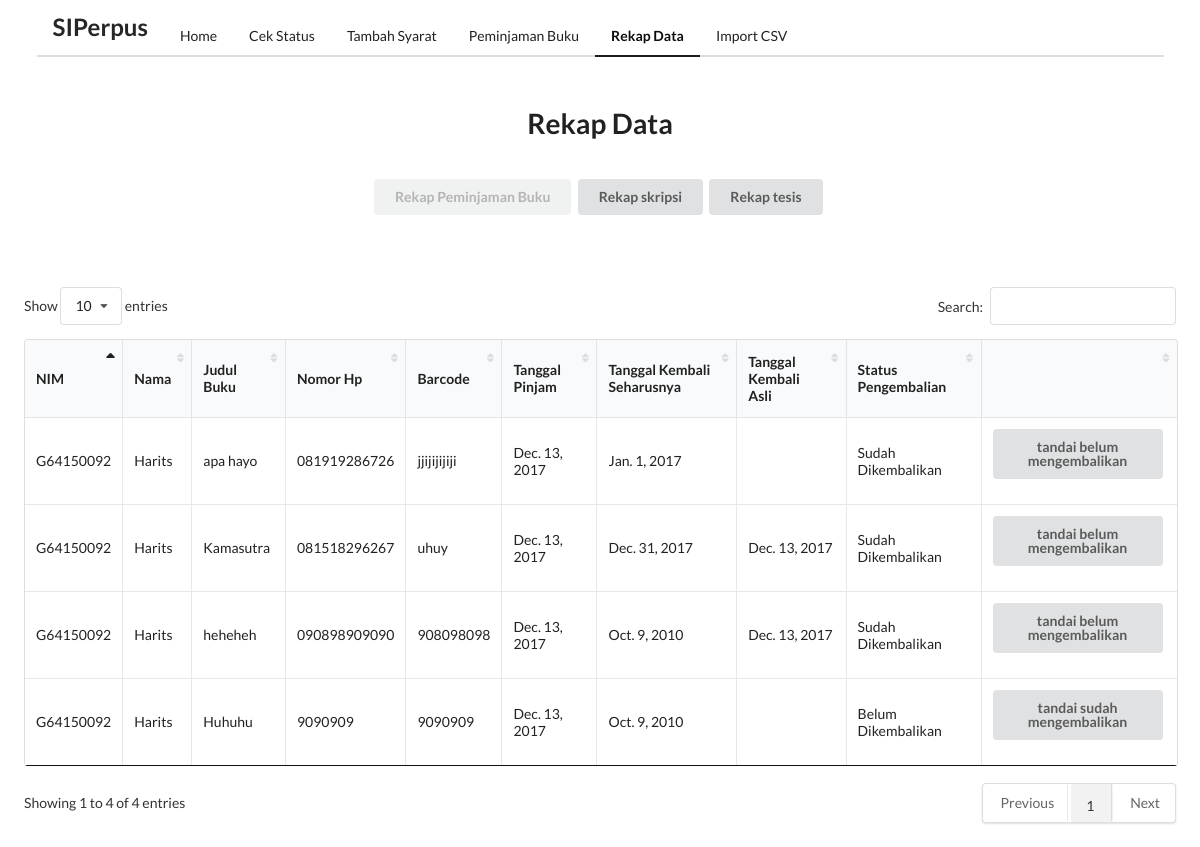
/rekap_data/, run on an earlier commit of the app's database.
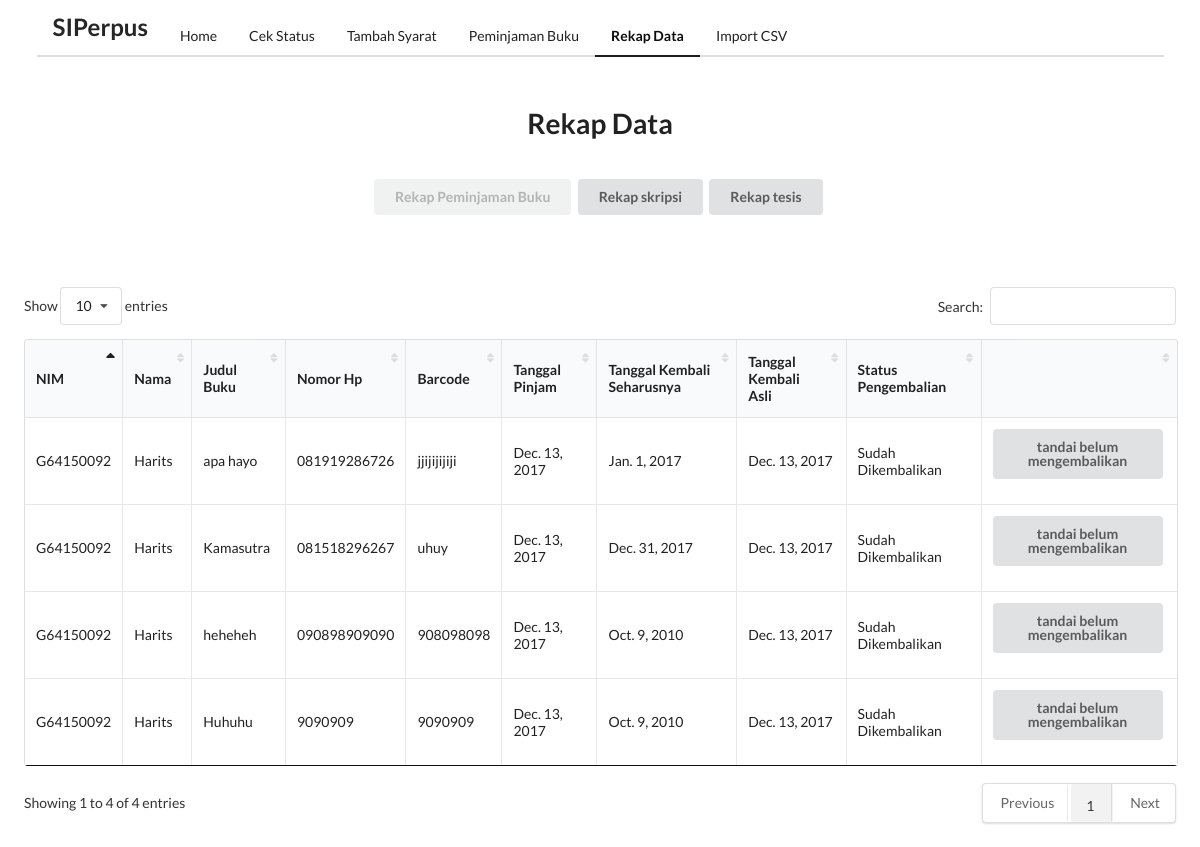
And on a later commit of the database.
### polls/models.py (models this page shows, shortened)
class Peminjaman(models.Model):
	nama = models.CharField(max_length=200)
	NIM = models.CharField(max_length=200)
	judul = models.CharField(max_length=200)
	phone = models.CharField(max_length=200)
	barcode = models.CharField(max_length=200)
	pengarang = models.CharField(max_length=200)
	tanggal_pinjam = models.DateTimeField(null=True, blank=True)
	tanggal_kembali = models.DateTimeField(null=True, blank=True)
	tanggal_kembali_riil = models.DateTimeField(null=True, blank=True)
	status = models.BooleanField(default=0)
	pub_date = models.DateTimeField(default=timezone.now())
	class Meta:
		db_table = u'polls_Peminjaman'

### polls/views.py (the view)
# urls.py: url(r'^rekap_data/$', views.rekap_data.as_view(), name='rekap_data'),
class rekap_data(generic.ListView):
	model = Peminjaman
	template_name = 'polls/rekap_data.html'
	context_object_name = 'rekap_pinjaman'
	def get_queryset(self):
		return Peminjaman.objects.all().order_by("id")

### polls/templates/polls/rekap_data.html (shortened to what this page needs)
<html>
{% load static %}
<head>
  <link rel="stylesheet" type="text/css" href="{% static 'semantic/semantic.min.css' %}">
  <link rel="stylesheet" type="text/css" href="{% static 'tables/dataTables.semanticui.min.css' %}">
  <link rel="stylesheet" type="text/css" href="{% static 'tables/jquery.dataTables.min.css' %}">
</head>
<body>
  <div class="ui  container">
    <div class="ui  secondary pointing menu">
      <div class="header item">
        <h2>SIPerpus</h2>
      </div>
      <a class="item" href="/">
                    Home
                    </a>
      <a class="item" href="/cek_status">
                    Cek Status
                    </a>
      <a class="item" href="/tambah_data">
                    Tambah Syarat
                    </a>
      <a class="item" href="/Peminjaman">
                    Peminjaman Buku
                    </a>
      <a class="active item">
                    Rekap Data
                    </a>
      <a class="item" href="/import_csv">
                    Import CSV
                    </a>
    </div>
  </div>
  <h1 class="ui center aligned header" style="padding:2%">Rekap Data</h1>
  <div class="ui center aligned container" style="padding-bottom:4%">
    <button class="ui disabled button">Rekap Peminjaman Buku</button>
    <button class="ui button" onclick="location.href='/rekap_data_skripsi'">Rekap skripsi</button>
    <button class="ui button" onclick="location.href='/rekap_data_tesis'">Rekap tesis</button>
  </div>
  <div style="padding:2%">
    <table id="rekap" class="ui celled table " cellspacing="0 " width="100% ">
      <thead>
        <tr>
          <th>NIM</th>
          <th>Nama</th>
          <th>Judul Buku</th>
          <th>Nomor Hp</th>
          <th>Barcode</th>
          <th>Tanggal Pinjam</th>
          <th>Tanggal Kembali Seharusnya</th>
          <th>Tanggal Kembali Asli</th>
          <th>Status Pengembalian</th>
          <th></th>
        </tr>
      </thead>
      <tbody>
        {% for p in rekap_pinjaman %}
        <tr>
          <td>{{p.NIM.upper}}</td>
          <td>{{p.nama}}</td>
          <td>{{p.judul}}</td>
          <td>{{p.phone}}</td>
          <td>{{p.barcode}}</td>
          <td>{{p.tanggal_pinjam.date}}</td>
          <td>{{p.tanggal_kembali.date}}</td>
          <td>{{p.tanggal_kembali_riil.date}}</td>
          {% if p.status == 0 %}
          <td>Belum Dikembalikan</td>
          <td>
            <form method="POST" action="{% url 'polls:rekap_data_simpan' id=p.id %}">
              <button class="ui button" type="submit">tandai sudah mengembalikan</button>
            </form>
          </td>
          {% else %}
          <td>Sudah Dikembalikan</td>
          <td>
            <form method="POST" action="{% url 'polls:rekap_data_simpan' id=p.id %}">
              <button class="ui button" type="submit">tandai belum mengembalikan</button>
            </form>
          </td>
          {% endif %}
        </tr>
        {% endfor %}
      </tbody>
    </table>
  </div>
</body>
</html>

What changed in the data, as far as the page shows it:
changed Peminjaman "apa hayo": tanggal_kembali_riil (not shown) → "Dec. 13, 2017"
changed Peminjaman "Huhuhu": tanggal_kembali_riil (not shown) → "Dec. 13, 2017"; status "Belum Dikembalikan tandai sudah mengembalikan" → "Sudah Dikembalikan tandai belum mengembalikan"
